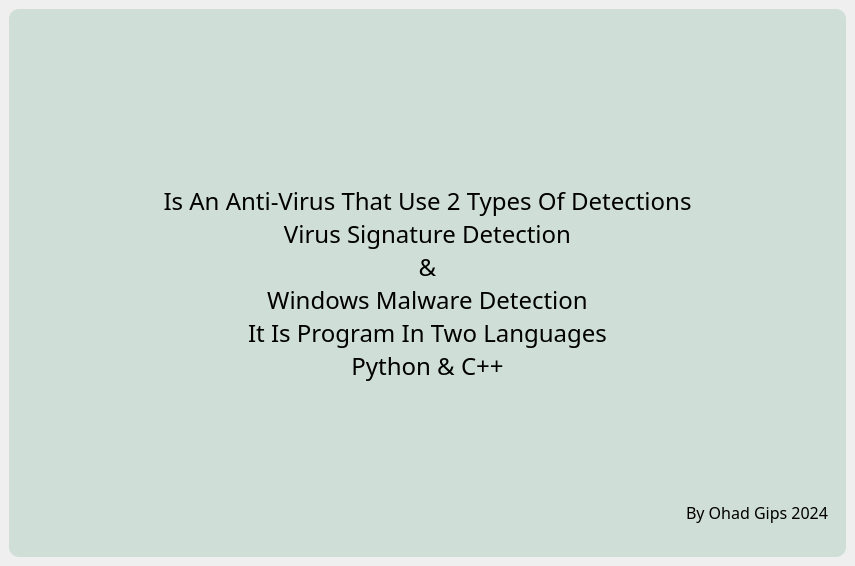
         <widget class="QWidget" name="infoPage">
          <property name="styleSheet">
           <string notr="true"/>
          </property>
          <layout class="QGridLayout" name="gridLayout_6">
           <property name="leftMargin">
            <number>9</number>
           </property>
           <property name="topMargin">
            <number>9</number>
           </property>
           <property name="rightMargin">
            <number>9</number>
           </property>
           <property name="bottomMargin">
            <number>9</number>
           </property>
           <property name="spacing">
            <number>9</number>
           </property>
           <item row="0" column="0" alignment="Qt::AlignHCenter|Qt::AlignVCenter">
            <widget class="QWidget" name="widget" native="true">
             <property name="minimumSize">
              <size>
               <width>837</width>
               <height>548</height>
              </size>
             </property>
             <property name="maximumSize">
              <size>
               <width>837</width>
               <height>548</height>
              </size>
             </property>
             <property name="styleSheet">
              <string notr="true">padding: 2px 5px;
margin: 0;
color: rgb(0, 0, 0);
background: none;
background-color:rgb(208, 222, 216);
border-top-left-radius: 10px;
border-top-right-radius: 10px;
border-bottom-right-radius: 10px;
border-bottom-left-radius: 10px</string>
             </property>
             <layout class="QVBoxLayout" name="verticalLayout_5">
              <item>
               <layout class="QHBoxLayout" name="horizontalLayout_4">
                <property name="spacing">
                 <number>0</number>
                </property>
                <item>
                 <spacer name="horizontalSpacer_6">
                  <property name="orientation">
                   <enum>Qt::Horizontal</enum>
                  </property>
                  <property name="sizeHint" stdset="0">
                   <size>
                    <width>278</width>
                    <height>20</height>
                   </size>
                  </property>
                 </spacer>
                </item>
                <item>
                 <widget class="QLabel" name="label_2">
                  <property name="minimumSize">
                   <size>
                    <width>281</width>
                    <height>125</height>
                   </size>
                  </property>
                  <property name="maximumSize">
                   <size>
                    <width>281</width>
                    <height>125</height>
                   </size>
                  </property>
                  <property name="text">
                   <string/>
                  </property>
                  <property name="pixmap">
                   <pixmap resource="AV_Icons.qrc">:/AV ICO/AV_Icons/logo.ico</pixmap>
                  </property>
                  <property name="scaledContents">
                   <bool>true</bool>
                  </property>
                  <property name="alignment">
                   <set>Qt::AlignCenter</set>
                  </property>
                 </widget>
                </item>
                <item>
                 <spacer name="horizontalSpacer_7">
                  <property name="orientation">
                   <enum>Qt::Horizontal</enum>
                  </property>
                  <property name="sizeHint" stdset="0">
                   <size>
                    <width>278</width>
                    <height>20</height>
                   </size>
                  </property>
                 </spacer>
                </item>
               </layout>
              </item>
              <item>
               <widget class="QLabel" name="label">
                <property name="font">
                 <font>
                  <family>Alata</family>
                  <pointsize>18</pointsize>
                  <weight>50</weight>
                  <italic>false</italic>
                  <bold>false</bold>
                 </font>
                </property>
                <property name="contextMenuPolicy">
                 <enum>Qt::NoContextMenu</enum>
                </property>
                <property name="layoutDirection">
                 <enum>Qt::LeftToRight</enum>
                </property>
                <property name="styleSheet">
                 <string notr="true">background-color: transparent;	
</string>
                </property>
                <property name="text">
                 <string>
Is An Anti-Virus That Use 2 Types Of Detections
Virus Signature Detection
&amp;
Windows Malware Detection
It Is Program In Two Languages
Python &amp; C++
</string>
                </property>
                <property name="scaledContents">
                 <bool>true</bool>
                </property>
                <property name="alignment">
                 <set>Qt::AlignCenter</set>
                </property>
               </widget>
              </item>
              <item>
               <spacer name="verticalSpacer_4">
                <property name="orientation">
                 <enum>Qt::Vertical</enum>
                </property>
                <property name="sizeHint" stdset="0">
                 <size>
                  <width>20</width>
                  <height>32</height>
                 </size>
                </property>
               </spacer>
              </item>
              <item>
               <layout class="QHBoxLayout" name="horizontalLayout_3">
                <item>
                 <widget class="QLabel" name="label_4">
                  <property name="minimumSize">
                   <size>
                    <width>81</width>
                    <height>71</height>
                   </size>
                  </property>
                  <property name="maximumSize">
                   <size>
                    <width>81</width>
                    <height>71</height>
                   </size>
                  </property>
                  <property name="text">
                   <string/>
                  </property>
                  <property name="pixmap">
                   <pixmap resource="AV_Icons.qrc">:/AV ICO/AV_Icons/file_type_python_icon_130221.ico</pixmap>
                  </property>
                  <property name="scaledContents">
                   <bool>true</bool>
                  </property>
                 </widget>
                </item>
                <item>
                 <widget class="QLabel" name="label_3">
                  <property name="minimumSize">
                   <size>
                    <width>71</width>
                    <height>71</height>
                   </size>
                  </property>
                  <property name="maximumSize">
                   <size>
                    <width>71</width>
                    <height>71</height>
                   </size>
                  </property>
                  <property name="text">
                   <string/>
                  </property>
                  <property name="pixmap">
                   <pixmap resource="AV_Icons.qrc">:/AV ICO/AV_Icons/c_icon_132529.ico</pixmap>
                  </property>
                  <property name="scaledContents">
                   <bool>true</bool>
                  </property>
                 </widget>
                </item>
                <item>
                 <spacer name="horizontalSpacer_12">
                  <property name="orientation">
                   <enum>Qt::Horizontal</enum>
                  </property>
                  <property name="sizeHint" stdset="0">
                   <size>
                    <width>483</width>
                    <height>20</height>
                   </size>
                  </property>
                 </spacer>
                </item>
                <item>
                 <widget class="QLabel" name="label_5">
                  <property name="font">
                   <font>
                    <family>Alata</family>
                    <pointsize>12</pointsize>
                   </font>
                  </property>
                  <property name="text">
                   <string>By Ohad Gips 2024</string>
                  </property>
                 </widget>
                </item>
               </layout>
              </item>
             </layout>
            </widget>
           </item>
          </layout>
         </widget>
